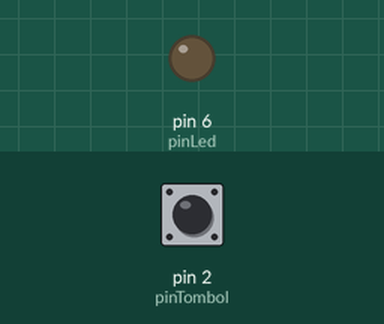
Bench run of a sketch on a simulated Arduino Uno, built with avr-gcc and run on an emulated ATmega328P. On the bench: output pins drawn as LEDs (lit = HIGH). Inputs (shaded band) come from the test bench; at power-on: pin 2 (pinTombol) HIGH.

Above: at 1.2 s.
1.3 s: pin 2 (pinTombol) pulled LOW for 0.15 s
At 1.7 s:
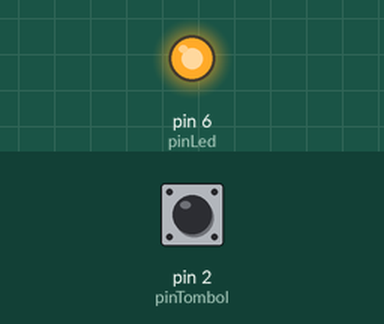
2.9 s: pin 2 (pinTombol) pulled LOW for 1 s
At 4.2 s:
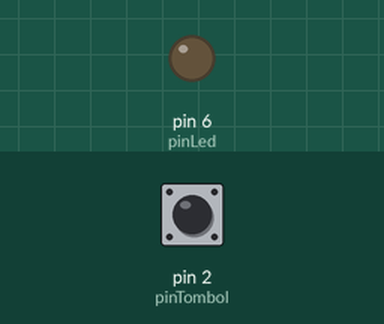
5.4 s: pin 2 (pinTombol) pulled LOW for 3.2 s
At 6.1 s:
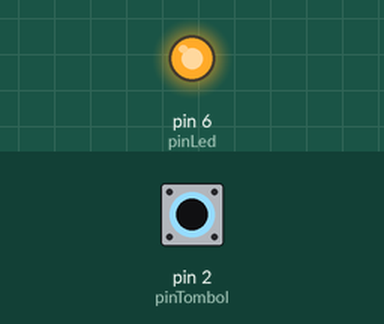
Timing chart, 0 to 8.4 s (numbered marks = the images above; inputs shaded):
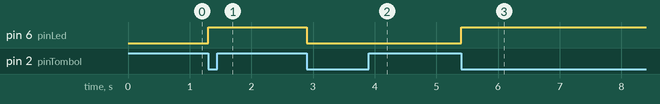

The sketch:

Bab_3_Code_Tombol_Sebagai_Saklar.ino
```cpp
/**
 * Author       : Saga Kusuma Wijaya
 * Date Created : 9 May 2019
 * Project      : Tutorial Arduino ATM
 * Description  : BAB 3 - Project Menyalakan LED Menggunakan Tombol
 * Dedicated to : emtronics
 * Youtube      : https://www.youtube.com/channel/UCW4GRacd319Ml2cv-B9-uxg
 * Instagram    : https://www.instagram.com/emtronics.official/
 * Facebook     : https://web.facebook.com/emtronics.official/
 * Website      : https://sagakusumawijaya94.wordpress.com/tutorials/arduino-tutorial/
 * Github       : https://github.com/sagakusumawijaya
 * Email        : emtronics.2018@gmail.com
 **/

#define pinLed 6
#define pinTombol 2

bool kondisiTombol = false;
bool kondisiTombolSebelumnya = false;
bool kondisiLed = false;

void setup() {
  pinMode(pinLed, OUTPUT);
  pinMode(pinTombol, INPUT_PULLUP);  // tombol diset dengan eksternal pull-up resistor
}

void loop() {
  kondisiTombol = digitalRead(pinTombol);
  if (kondisiTombol == false && kondisiTombolSebelumnya != kondisiTombol) {
    if (kondisiLed == false) {
      digitalWrite(pinLed, HIGH);
      kondisiLed = true;
      delay(5);
    } else {
      digitalWrite(pinLed, LOW);
      kondisiLed = false;
      delay(5);
    }
    kondisiTombolSebelumnya = kondisiTombol;
  } else {
    kondisiTombolSebelumnya = kondisiTombol;
  }
}
```

Measured:
- after the input at 1.3 s, pin 6 (pinLed): LOW → HIGH at once
- after the input at 2.9 s, pin 6 (pinLed): HIGH → LOW at once
- after the input at 5.4 s, pin 6 (pinLed): LOW → HIGH at once
